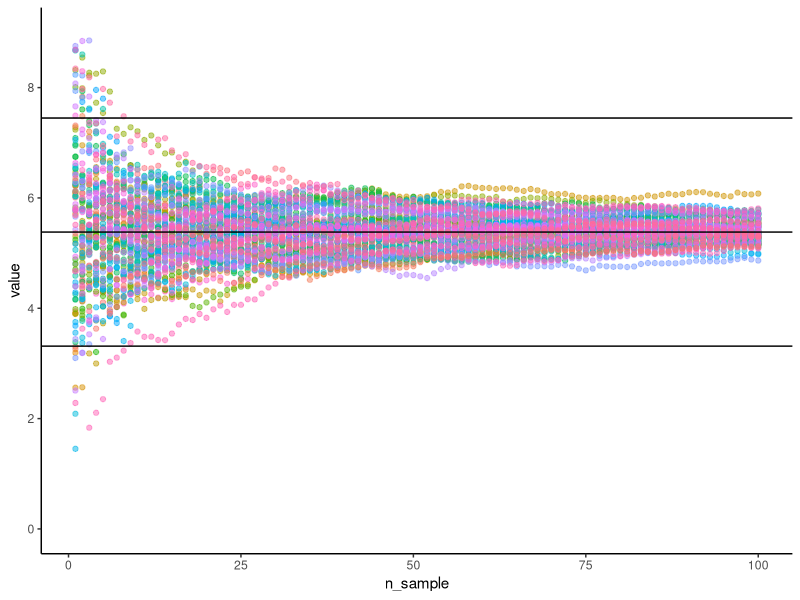

Generate this figure with R:
library(tidyverse)
library(TTR)


Lugol_stats <- data.frame("Experiment"= c("EXP","STAT","LSTAT_NH4", "LSTAT_NO3"), "Mean_c_length" = c(5.3807, 3.8943, NaN, NaN), "Variance_c_length" = c(2.0677, 1.6253,NaN,NaN))


Variance_sd <-2.0833 


Raw_dataframe_exp <- data.frame(matrix(0, ncol = 100, nrow = 100))  #Create a dataframe for the simulated data


for (i in 1:length(Raw_dataframe_exp)) {
  
  
  Raw_dataframe_exp[i,]<- rnorm(100, mean=5.3807, sd=2.0677)  #Create the simulated data 100 tines for the length of the empty dataframe
  
  }



Sliding_mean_exp <-data.frame(matrix(0, ncol = 2, nrow = 100)) #Create a dataframe for the sliding average
Sliding_sd_exp <-data.frame(matrix(0, ncol = 100, nrow = 100)) #Creating a dataframe for the slding sd

for (i in 1:length(Raw_dataframe_exp)) { 
  
  Sliding_mean_exp[,i]  <- runMean(Raw_dataframe_exp[,i], n=1, cumulative = TRUE) #Create the sliding mean, cumulative adds the new number each time, n determines when the firs value should be 
  Sliding_sd_exp[,i] <- runSD(Raw_dataframe_exp[,i], n=1, cumulative = TRUE) #same but for sd
  
  
  
}

data_long <- gather(Sliding_mean_exp)  #this rearange the data to a format that can acctually be plotted
data_long$n_sample <- rep(1:100, times=100) # This adds the number of samples that is used for the average, THIS WILL NEED TO CHANGE IF I WANT TO CHANGE NUMBER OF RUNS AND MAX NUMBER OF SAMPLES!


ggplot(data_long, aes(x=n_sample, y=value, color=key))+
  geom_point(show.legend = FALSE, alpha=0.5)+
  geom_hline(aes(yintercept=5.3807),show.legend = FALSE)+
  geom_hline(aes(yintercept=5.3807-2.0677))+
  geom_hline(aes(yintercept=5.3807+2.0677))+
  scale_y_continuous(limits = c(0,9), n.breaks = 6)+
  theme_classic()
